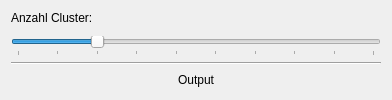
              <widget class="QWidget" name="widget_color_analysis">
               <property name="sizePolicy">
                <sizepolicy hsizetype="Fixed" vsizetype="Fixed">
                 <horstretch>0</horstretch>
                 <verstretch>0</verstretch>
                </sizepolicy>
               </property>
               <attribute name="title">
                <string>Farbanalyse</string>
               </attribute>
               <layout class="QVBoxLayout" name="verticalLayout_5">
                <item>
                 <layout class="QVBoxLayout" name="verticalLayout_color_analysis">
                  <item>
                   <widget class="QLabel" name="label_color_analysis">
                    <property name="maximumSize">
                     <size>
                      <width>16777215</width>
                      <height>20</height>
                     </size>
                    </property>
                    <property name="text">
                     <string>Anzahl Cluster: </string>
                    </property>
                    <property name="scaledContents">
                     <bool>false</bool>
                    </property>
                    <property name="alignment">
                     <set>Qt::AlignLeading|Qt::AlignLeft|Qt::AlignTop</set>
                    </property>
                   </widget>
                  </item>
                  <item>
                   <widget class="QSlider" name="horizontalSlider_color_clusters">
                    <property name="sizePolicy">
                     <sizepolicy hsizetype="Maximum" vsizetype="Fixed">
                      <horstretch>0</horstretch>
                      <verstretch>0</verstretch>
                     </sizepolicy>
                    </property>
                    <property name="minimumSize">
                     <size>
                      <width>370</width>
                      <height>0</height>
                     </size>
                    </property>
                    <property name="sizeIncrement">
                     <size>
                      <width>380</width>
                      <height>0</height>
                     </size>
                    </property>
                    <property name="minimum">
                     <number>1</number>
                    </property>
                    <property name="maximum">
                     <number>10</number>
                    </property>
                    <property name="sliderPosition">
                     <number>3</number>
                    </property>
                    <property name="orientation">
                     <enum>Qt::Horizontal</enum>
                    </property>
                    <property name="tickPosition">
                     <enum>QSlider::TicksBelow</enum>
                    </property>
                    <property name="tickInterval">
                     <number>1</number>
                    </property>
                   </widget>
                  </item>
                  <item>
                   <widget class="Line" name="line_2">
                    <property name="sizePolicy">
                     <sizepolicy hsizetype="Maximum" vsizetype="Fixed">
                      <horstretch>0</horstretch>
                      <verstretch>0</verstretch>
                     </sizepolicy>
                    </property>
                    <property name="minimumSize">
                     <size>
                      <width>370</width>
                      <height>0</height>
                     </size>
                    </property>
                    <property name="sizeIncrement">
                     <size>
                      <width>370</width>
                      <height>0</height>
                     </size>
                    </property>
                    <property name="orientation">
                     <enum>Qt::Horizontal</enum>
                    </property>
                   </widget>
                  </item>
                  <item>
                   <widget class="QLabel" name="label_image_color_analysis_output">
                    <property name="sizePolicy">
                     <sizepolicy hsizetype="Maximum" vsizetype="Preferred">
                      <horstretch>0</horstretch>
                      <verstretch>0</verstretch>
                     </sizepolicy>
                    </property>
                    <property name="minimumSize">
                     <size>
                      <width>370</width>
                      <height>0</height>
                     </size>
                    </property>
                    <property name="text">
                     <string>Output</string>
                    </property>
                    <property name="alignment">
                     <set>Qt::AlignCenter</set>
                    </property>
                   </widget>
                  </item>
                 </layout>
                </item>
               </layout>
              </widget>
